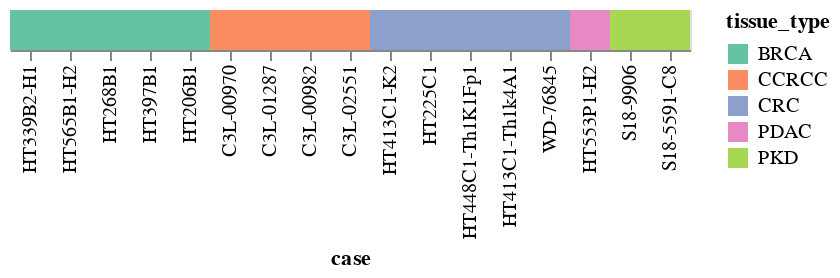

The code cell stored with this chart in its notebook:
### Code cell
alt.Chart(case_meta).mark_rect().encode(
    x=alt.X('case', sort=case_order),
    color=alt.Color('tissue_type').scale(scheme="set2")
)

### Figure 1 — Vega-Lite specification as saved in the notebook (floating-point values rounded to 4 significant figures)
{"config": {"view": {"continuousWidth": 300, "continuousHeight": 300}}, "data": {"name": "data-a19c8377a58941d73033a839ae8005ae"}, "mark": {"type": "rect"}, "encoding": {"color": {"field": "tissue_type", "scale": {"scheme": "set2"}, "type": "nominal"}, "x": {"field": "case", "sort": ["HT339B2-H1", "HT565B1-H2", "HT268B1", "HT397B1", "HT206B1", "C3L-00970", "C3L-01287", "C3L-00982", "C3L-02551", "HT413C1-K2", "HT225C1", "HT448C1-Th1K1Fp1", "HT413C1-Th1k4A1", "WD-76845", "HT553P1-H2", "S18-9906", "S18-5591-C8"], "type": "nominal"}}, "$schema": "https://vega.github.io/schema/vega-lite/v5.16.3.json", "datasets": {"data-a19c8377a58941d73033a839ae8005ae": [{"case": "C3L-00970", "tissue_type": "CCRCC", "cohort": "inhouse", "n_sections": 2}, {"case": "C3L-00982", "tissue_type": "CCRCC", "cohort": "inhouse", "n_sections": 5}, {"case": "C3L-01287", "tissue_type": "CCRCC", "cohort": "inhouse", "n_sections": 2}, {"case": "C3L-02551", "tissue_type": "CCRCC", "cohort": "inhouse", "n_sections": 5}, {"case": "HT206B1", "tissue_type": "BRCA", "cohort": "inhouse", "n_sections": 15}, {"case": "HT225C1", "tissue_type": "CRC", "cohort": "inhouse", "n_sections": 4}, {"case": "HT268B1", "tissue_type": "BRCA", "cohort": "inhouse", "n_sections": 4}, {"case": "HT339B2-H1", "tissue_type": "BRCA", "cohort": "inhouse", "n_sections": 2}, {"case": "HT397B1", "tissue_type": "BRCA", "cohort": "inhouse", "n_sections": 12}, {"case": "HT413C1-K2", "tissue_type": "CRC", "cohort": "inhouse", "n_sections": 2}, {"case": "HT413C1-Th1k4A1", "tissue_type": "CRC", "cohort": "inhouse", "n_sections": 28}, {"case": "HT448C1-Th1K1Fp1", "tissue_type": "CRC", "cohort": "inhouse", "n_sections": 4}, {"case": "HT553P1-H2", "tissue_type": "PDAC", "cohort": "inhouse", "n_sections": 2}, {"case": "HT565B1-H2", "tissue_type": "BRCA", "cohort": "inhouse", "n_sections": 2}, {"case": "S18-5591-C8", "tissue_type": "PKD", "cohort": "inhouse", "n_sections": 14}, {"case": "S18-9906", "tissue_type": "PKD", "cohort": "inhouse", "n_sections": 13}, {"case": "WD-76845", "tissue_type": "CRC", "cohort": "lin_et_al", "n_sections": 47}]}}
